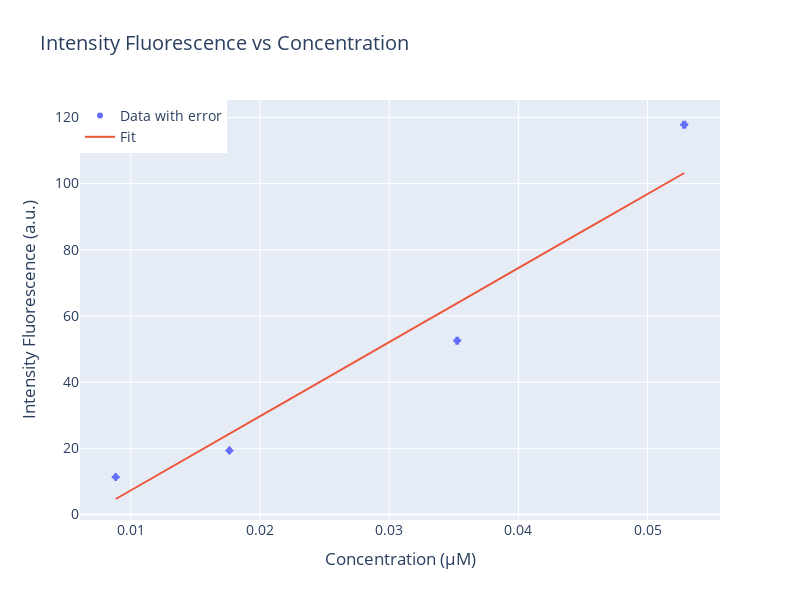

The cell this chart's notebook holds for it:
### Code cell
# fit lineare del primo set di dati:
limit = 0.06
def F_C_fit_linear(C,k,y0):
    return k*C + y0

I = np.array(IMAX_list)[ASS < limit]
sigmaI = np.array(error_IMAX_list)[ASS < limit] 

A = np.array(ASS)[ASS <limit] 
sigmaA = np.array(SIGMA_ASS)[ASS < limit]

# iteration 0
popt, pcov = curve_fit(F_C_fit_linear, A, I, p0=[1000,1.0],sigma=sigmaI,maxfev=10000)
k, y0 = popt
error_k, error_y0 = np.sqrt(np.diag(pcov))

# iteration 1
dFdC = np.abs(k*F0*np.exp(-k*A)) # propagate error on C
sigmaTot = np.sqrt(sigmaI**2 + (dFdC*sigmaA)**2) # propagate error on I
popt, pcov = curve_fit(F_C_fit_linear, A, I, p0=[k,y0],sigma=sigmaTot)
k, y0 = popt
error_k, error_y0 = np.sqrt(np.diag(pcov))


# print('F0:',final_val(F0,error_F0,decimals=0,udm='a.u.'))
print('k:',final_val(k,error_k,decimals=3,udm='μM^-1'))
print('y0:',final_val(y0,error_y0,decimals=3,udm='a.u.'))

# Create a scatter plot with error bars using Plotly
fig = go.Figure()

# Add data points with error bars
fig.add_trace(go.Scatter(
    x=A,
    y=I,
    error_y=dict(
        type='data',
        array=sigmaI,
        visible=True
    ),
    error_x=dict(
        type='data',
        array=sigmaA,
        visible=True
    ),
    mode='markers',
    name='Data with error'
))

# Add the fitted curve
a = np.linspace(np.min(A), np.max(A), 1000)
fig.add_trace(go.Scatter(
    x=a,
    y=F_C_fit_linear(a, *popt),
    mode='lines',
    name='Fit'
))

# Update layout for log scale and labels
fig.update_layout(
    xaxis=dict(
        title='Concentration (μM)',
        # type='log'
    ),
    yaxis=dict(
        title='Intensity Fluorescence (a.u.)'
    ),
    title='Intensity Fluorescence vs Concentration',
    height=600,
    width=800,
    legend=dict(x=0, y=1),
    font=dict(size=14)
)

fig.write_html(dir_path +r"\html\FvsAfit_linear.html")
fig.write_image(dir_path + r"\images\FvsAfit_lnear.png")
fig.show()

### Figure 1 — Plotly figure (JSON) as saved in the notebook; plotly's stock layout.template omitted (floating-point values rounded to 4 significant figures; data arrays with more than 128 entries replaced by an {"elided": "..."} marker saying what was removed)
{"data": [{"error_x": {"array": [8.533e-05, 6.075e-05, 3.311e-05, 1.783e-05], "type": "data", "visible": true}, "error_y": {"array": [0.07047, 0.05781, 0.03351, 0.03655], "type": "data", "visible": true}, "mode": "markers", "name": "Data with error", "type": "scatter", "x": [0.05284, 0.03527, 0.01763, 0.008831], "y": [117.8, 52.55, 19.32, 11.33]}, {"mode": "lines", "name": "Fit", "type": "scatter", "x": {"elided": "1000 float values"}, "y": {"elided": "1000 float values"}}], "layout": {"font": {"size": 14}, "height": 600, "legend": {"x": 0, "y": 1}, "title": {"text": "Intensity Fluorescence vs Concentration"}, "width": 800, "xaxis": {"title": {"text": "Concentration (μM)"}}, "yaxis": {"title": {"text": "Intensity Fluorescence (a.u.)"}}}}
